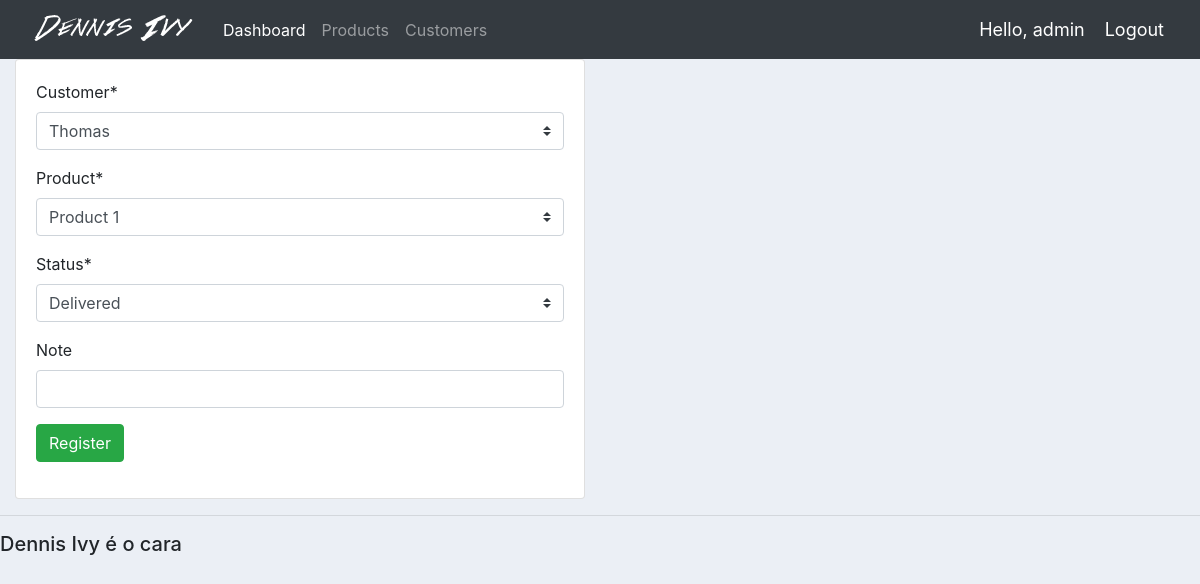
The page /update_order/1/ (signed in) on the database its author committed.
### accounts/models.py (models this page shows, shortened)
class Order(models.Model):
	STATUS = (
			('Pending', 'Pending'),
			('Out for delivery', 'Out for delivery'),
			('Delivered', 'Delivered'),
			)
	customer = models.ForeignKey(Customer, null=True, on_delete= models.CASCADE)
	product = models.ForeignKey(Product, null=True, on_delete= models.CASCADE)
	date_created = models.DateTimeField(auto_now_add=True, null=True)
	status = models.CharField(max_length=200, null=True, choices=STATUS)
	note = models.CharField(max_length=100, null=True, blank=True)

### accounts/views.py (the view)
# urls.py: path('update_order/<str:pk>/', views.updateOrder, name="update_order"),
@login_required(login_url='login')
def updateOrder(request, pk):
	order = Order.objects.get(id=pk)
	form = OrderForm(instance=order)
	if request.method == 'POST':
		form = OrderForm(request.POST, instance=order)
		if form.is_valid():
			form.save()
			return redirect('/')
	context = {'form':form}
	return render(request, 'accounts/order_form.html', context)

### accounts/forms.py
class OrderForm(ModelForm):
	class Meta:
		model = Order
		fields = ['customer', 'product', 'status', 'note', ]
	helper = FormHelper()
	helper.form_method = 'POST'
	helper.add_input(Submit('submit', 'Register', css_class='btn-success'))

### accounts/models.py (called while the page is built)
	def __str__(self):
		return self.name

	def __str__(self):
		return self.name

### accounts/templates/accounts/order_form.html
{%  extends 'accounts/main.html' %}
{% load static %}
{% load crispy_forms_tags %}
{% block content %}
<div class="row">
	<div class="col-md-6">
		<div class="card card-body">
				{% crispy form %}
		</div>
	</div>
</div>
{% endblock %}

### accounts/templates/accounts/navbar.html (shortened to what this page needs)
{% load static %}
<nav class="navbar navbar-expand-lg navbar-dark bg-dark">
 <img src="{% static 'images/logo.png' %}">
  <div class="collapse navbar-collapse" id="navbarNav">
    <ul class="navbar-nav">
      <li class="nav-item active">
        <a class="nav-link" href="{% url 'home' %}">Dashboard</a>
      </li>
      <li class="nav-item">
        <a class="nav-link" href="{% url 'products' %}">Products</a>
      </li>
      <li class="nav-item">
        <a class ="nav-link" href="{% url 'customers' %}">Customers</a>
      </li>
    </ul>
  </div>
  <span class="hello-msg">Hello, {{request.user}}</span>
  <span ><a  class="hello-msg" href="{% url 'logout' %}">Logout</a></span>
</nav>

### accounts/static/css/main.css (style rules this page uses)
body { background-color: #ebeff5; }

### accounts/templates/accounts/navbar.html (style rules this page uses)
.hello-msg { font-size: 18px; color: #fff; margin-right: 20px; }

### rows shown on the page
Order: customer "Thomas", product "Product 1", status "Delivered"

### other values the page prints
{{ request.user }} "admin"
